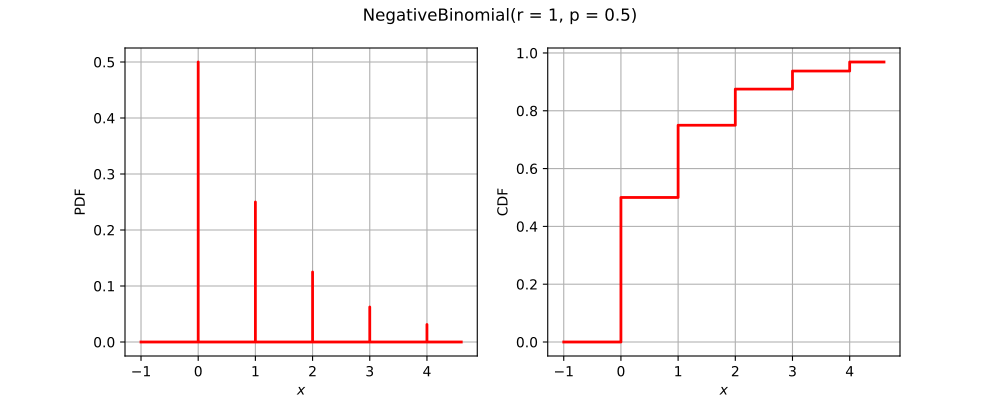

This figure's Python source:
import openturns as ot
from matplotlib import pyplot as plt
from openturns.viewer import View
if ot.NegativeBinomial().__class__.__name__ == 'ComposedDistribution':
    correlation = ot.CorrelationMatrix(2)
    correlation[1, 0] = 0.25
    aCopula = ot.NormalCopula(correlation)
    marginals = [ot.Normal(1.0, 2.0), ot.Normal(2.0, 3.0)]
    distribution = ot.ComposedDistribution(marginals, aCopula)
elif ot.NegativeBinomial().__class__.__name__ == 'CumulativeDistributionNetwork':
    distribution = ot.CumulativeDistributionNetwork([ot.Normal(2),ot.Dirichlet([0.5, 1.0, 1.5])], ot.BipartiteGraph([[0,1], [0,1]]))
elif ot.NegativeBinomial().__class__.__name__ == 'Histogram':
    distribution = ot.Histogram([-1.0, 0.5, 1.0, 2.0], [0.45, 0.4, 0.15])
else:
    distribution = ot.NegativeBinomial()
dimension = distribution.getDimension()
if dimension == 1:
    distribution.setDescription(['$x$'])
    pdf_graph = distribution.drawPDF()
    cdf_graph = distribution.drawCDF()
    fig = plt.figure(figsize=(10, 4))
    plt.suptitle(str(distribution))
    pdf_axis = fig.add_subplot(121)
    cdf_axis = fig.add_subplot(122)
    View(pdf_graph, figure=fig, axes=[pdf_axis], add_legend=False)
    View(cdf_graph, figure=fig, axes=[cdf_axis], add_legend=False)
elif dimension == 2:
    distribution.setDescription(['$x_1$', '$x_2$'])
    pdf_graph = distribution.drawPDF()
    fig = plt.figure(figsize=(10, 5))
    plt.suptitle(str(distribution))
    pdf_axis = fig.add_subplot(111)
    View(pdf_graph, figure=fig, axes=[pdf_axis], add_legend=False, square_axes=True)
